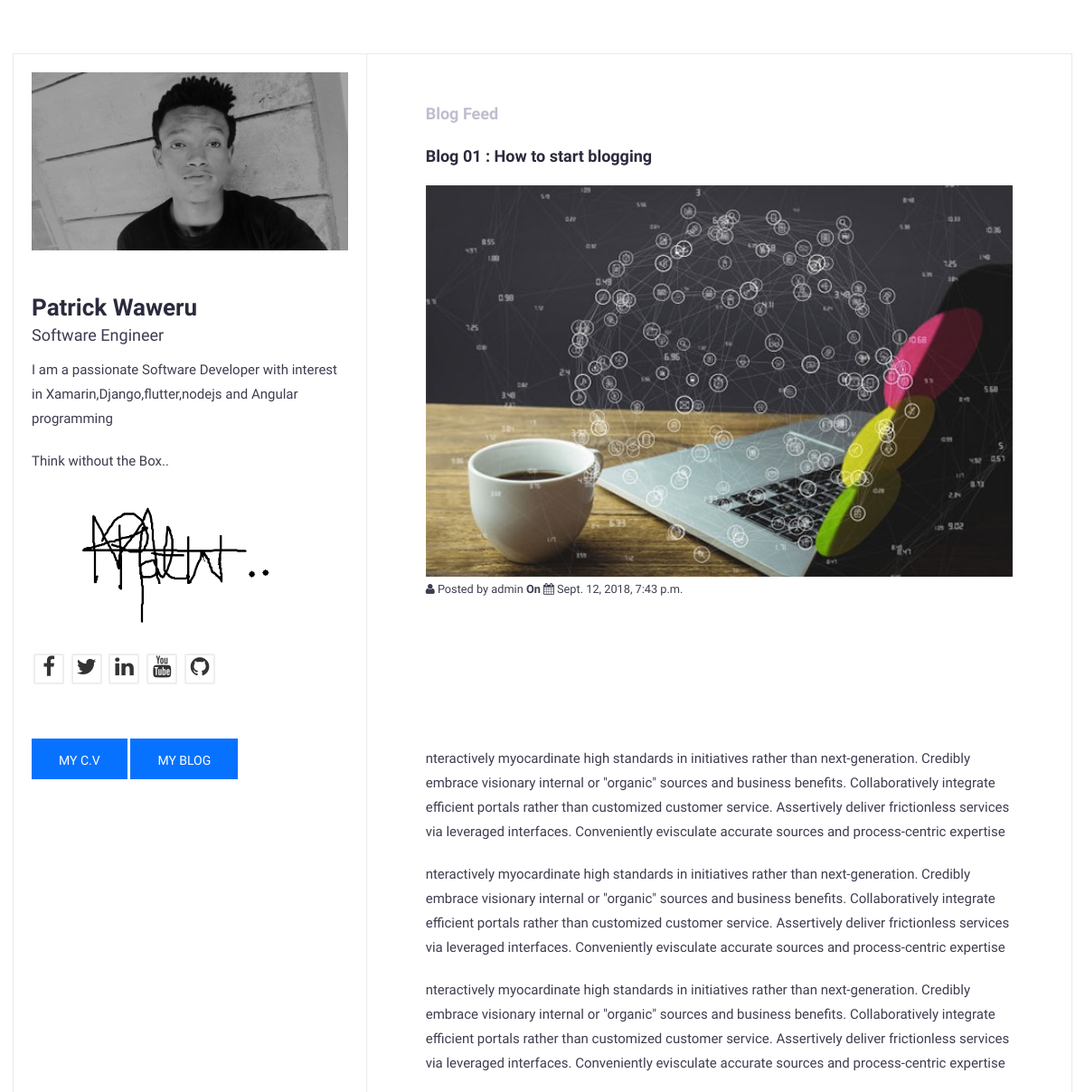
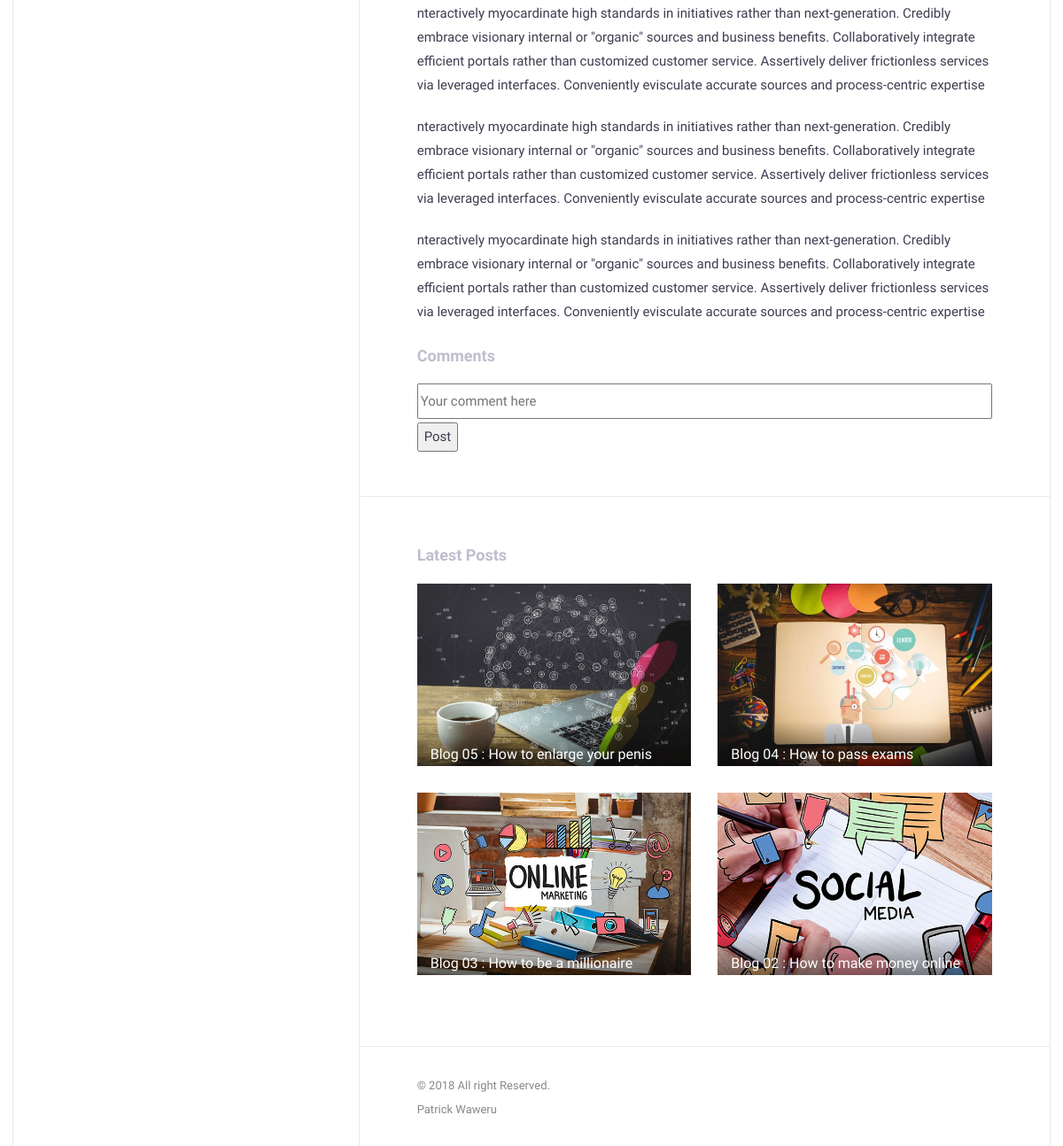
The page /blog/2018/09/12/Blog-01-How-to-start-blogging/ on the database its author committed (2 pictures, top to bottom).
### blog/models.py (models this page shows, shortened)
class Post(models.Model):
    STATUS_CHOICES = (
        ('draft', 'Draft'),
        ('published', 'Published'),
    )
    title = models.CharField(max_length=250)
    slug = models.SlugField(max_length=250, unique_for_date='publish')
    author = models.ForeignKey(User, related_name='blog_posts')
    imagew600h400 = models.ImageField()
    content = HTMLField('Content')
    publish = models.DateTimeField(default=timezone.now)
    created = models.DateTimeField(auto_now_add=True)
    updated = models.DateTimeField(auto_now=True)
    status = models.CharField(max_length=10, choices=STATUS_CHOICES, default='draft')
    objects = models.Manager()
    published = PublishedManager()
    class Meta:
        ordering = ('-publish',)
    def get_absolute_url(self):
        return reverse('blog:post_detail_view', args=[self.publish.year, self.publish.strftime('%m'),self.publish.strftime('%d'),self.slug])

### blog/views.py (the view)
def post_detail_view(request, year, month, day, post):
    object_list = Post.published.all()
    paginator = Paginator(object_list, 4) # 4 posts in each page
    page = request.GET.get('page')
    try:
        posts = paginator.page(page)
    except PageNotAnInteger:    # If page is not an integer deliver the first page
        posts = paginator.page(1)
    except EmptyPage:        # If page is out of range deliver last page of results
        posts = paginator.page(paginator.num_pages)
    post = get_object_or_404(Post, slug=post, status='published', publish__year=year, publish__month=month, publish__day=day)
    return render(request, 'blog/detail.html', {'post': post,'posts': posts})

### blog/models.py (called while the page is built)
    def get_queryset(self):
        return super(PublishedManager,self).get_queryset().filter(status='published')

### blog/templates/blog/detail.html (shortened to what this page needs)
{% extends "blog/master.html" %}
{% load static %}
{% block content %}
    <div class="row">
        <div class="col-md-12">
            <div class="expertise-item">
                <h2>{{ post.title }}</h2>
                <img style="width:100%" src="{{ post.imagew600h400.url }}" alt="">
                <small> <i class="fa fa-user" aria-hidden="true"></i> Posted by {{ post.author }} <b>On</b>
                    <i class="fa fa-calendar" aria-hidden="true"></i> {{ post.publish }}
                </small>
                <p> {{ post.content |safe }} </p>
            </div>
        </div>
    </div>
    <div class="section-title">
        <h2>Comments</h2>
    </div>
    <form>
        <input style="width:100%"  placeholder="Your comment here">
        <button style="margin-top:4px;" type="submit">Post</button>
    </form>
{% endblock %}

### blog/templates/blog/master.html (shortened to what this page needs)
{% load static %}
<!DOCTYPE html>
<html>
<head>
    <link href="{% static 'css/font-awesome.min.css' %}" rel="stylesheet">
    <link href="{% static 'css/bootstrap.min.css' %}" rel="stylesheet">
    <link href="{% static 'css/style.css' %}" rel="stylesheet">
</head>
<body id="page-top" data-spy="scroll" data-target=".navbar">
<div id="main-wrapper">
<div class="columns-block container">
<div class="left-col-block blocks">
    <header class="header theiaStickySidebar">
        <div class="profile-img">
            <img src="{% static 'img/img-profile.jpg' %}" class="img-responsive" alt=""/>
        </div>
        <div class="content">
            <h1>Patrick Waweru</h1>
            <span class="lead">Software Engineer</span>
            <div class="about-text">
                <p>
                I am a passionate Software Developer with interest in Xamarin,Django,flutter,nodejs and Angular programming
                </p>
                <p>Think without the Box..</p>
                <p><img src="{% static 'img/signature.png' %}" alt="" class="img-responsive"/></p>
            </div>
            <ul class="social-icon">
                <li><a href="#"><i class="fa fa-2x fa-facebook" aria-hidden="true"></i></a></li>
                <li><a href="#"><i class="fa fa-2x fa-twitter" aria-hidden="true"></i></a></li>
                <li><a href="#"><i class="fa fa-2x fa-linkedin" aria-hidden="true"></i></a></li>
                <li><a href="#"><i class="fa fa-2x fa-youtube" aria-hidden="true"></i></a></li>
                <li><a href="#"><i class="fa fa-2x fa-github" aria-hidden="true"></i></a></li>
            </ul>
            <a href ="/"><button type="submit" class="btn btn-primary">my C.V</button></a> <a href ="/blog"><button type="submit" class=" blog btn btn-primary">my BLOG</button></a>
        </div>
    </header>
</div>
<div class="right-col-block blocks">
<div class="theiaStickySidebar">
<section class="expertise-wrapper section-wrapper gray-bg">
    <div class="container-fluid">
        <div class="row">
            <div class="col-md-12">
                <div class="section-title">
                    <h2>Blog Feed</h2>
                </div>
            </div>
        </div>
        {% block content %}
        {% endblock %}
    </div>
</section>
<div class="lastest">
<section class="section-wrapper portfolio-section">
    <div class="container-fluid">
        <div class="row">
            <div class="col-md-12">
                <div class="section-title">
                    <h2>Latest Posts</h2>
                </div>
            </div>
        </div>
        <div class="row">
            {% for post in posts %}
            <div class="col-md-6">
                <a class="portfolio-item" href=" {{ post.get_absolute_url }} ">
                    <div class="portfolio-thumb">
                        <img src="{{ post.imagew600h400.url }}" alt="">
                    </div>
                    <div class="portfolio-info">
                        <h3>{{ post.title }}</h3>
                    </div>
                </a>
            </div>
            {% endfor %}
        </div>
    </div>
</section>
</div>
<footer class="footer">
    <div class="copyright-section">
        <div class="container-fluid">
            <div class="row">
                <div class="col-md-12">
                    <div class="copytext">&copy 2018 All right Reserved.<br> Patrick Waweru </div>
                </div>
            </div>
        </div>
    </div>
</footer>
</div>
</div>
</div>
</div>
</body>
</html>

### blog/static/css/style.css (style rules this page uses)
body { font-family : 'Hind', sans-serif; font-size : 15px; line-height : 1.8em; color : #3d3d50; font-weight : 300; background : url("../img/pattern-bg.html") fixed; }
h1, h2, h3, h4, h5, h6 { margin : 0 0 15px; color : #2b2b3d; }
h1 { font-size : 26px; line-height : 1.8em; font-weight : 700; }
h2 { font-size : 18px; line-height : 1.8em; font-weight : 700; }
h3 { font-size : 16px; line-height : 1.8em; font-weight : 500; }
a { color : rgb(7, 114, 255); text-decoration : none; -webkit-transition : all 0.3s ease 0s; -moz-transition : all 0.3s ease 0s; -o-transition : all 0.3s ease 0s; transition : all 0.3s ease 0s; }
a, a:active, a:focus, a:active { text-decoration : none; outline : none }
p { margin-bottom : 20px; }
ul { margin : 0; padding : 0; list-style : none; }
.btn { padding : 14px 30px 11px; margin-bottom : 0; font-size : 14px; font-weight : 500; border-radius : 0; border : 0; text-transform : uppercase; }
.btn-primary { background-color : rgb(7, 114, 255); }
.columns-block { display : -webkit-flex; display : flex; -webkit-flex-direction : row; flex-direction : row; margin : 60px auto; padding : 0; box-shadow : 0 0 0 1px #eaeaea; }
.blocks { box-sizing : border-box; }
.left-col-block { overflow : hidden; -webkit-flex : 1 0 0; flex : 1 0 0; position : relative; background : rgba(255, 255, 255, .8); border-right : 1px solid #eaeaea; }
.right-col-block { -webkit-flex : 2 0 0; flex : 2 0 0; position : relative; background : #ffffff; }
.gray-bg { background-color : #ffffff; }
#main-wrapper { overflow : hidden; }
.section-wrapper { padding : 50px; border-bottom : 1px solid #eaeaea; }
.section-title { margin-bottom : 15px; }
.section-title h2 { margin-bottom : 5px; color : #bebece; }
.header { padding : 20px !important; margin : 0; position : relative; }
.header .profile-img { margin-bottom : 50px; }
.header .content { width : 100%; margin : 0 auto; }
.header .content h1 { line-height : 1; margin : 0 0 5px; }
.header .content .lead { font-size : 18px; }
.header .content .about-text { margin : 10px 0; }
.header .btn { margin-top : 40px; }
.social-icon { margin : 20px 0; padding : 0; display : block; }
.social-icon li { display : inline-block; margin : 0 2px; }
.social-icon li a { display : block; font-size : 12px; color : #333333; width : 34px; height : 34px; line-height : 33px; text-align : center; border-radius : 2px; border : 2px solid #eeeeee; }
.expertise-item { margin-bottom : 20px; }
.portfolio-item { position : relative; display : block; margin-bottom : 30px; }
.portfolio-item .portfolio-thumb img { height : auto; display : block; max-width : 100%; }
.portfolio-item .portfolio-info { position : absolute; bottom : 0; padding : 30px 15px 5px; width : 100%; background : -webkit-linear-gradient( top, transparent 0%, rgba(0, 0, 0, 0.5) 100% ); }
.portfolio-item .portfolio-info h3 { margin : 0; line-height : 1; color : #ffffff; }
.footer { padding : 30px 50px; }
.footer .copyright-section { font-size : 13px; color : #888888; }
.footer .copyright-section .copytext { font-weight : 400; display : block; }

### blog/templates/blog/master.html (style rules this page uses)
input { width: 100%; height: 40px; }

### rows shown on the page
Post: title "Blog 01 : How to start blogging", imagew600h400 (picture), author "admin", publish "Sept. 12, 2018, 7:43 p.m.", content "nteractively myocardinate high standards in initiatives rather than next-generation. Credibly embrace visionary internal or \"organic\" sources and business benefits. Collaboratively integrate efficient portals rather than customized customer service. Assertively deliver frictionless services via leveraged interfaces. Conveniently evisculate accurate sources and process-centric expertise nteractively myocardinate high standards in initiatives rather than next-generation. Credibly embrace visionary internal or \"organic\" sources and business benefits. Collaboratively integrate efficient portals rather than customized customer service. Assertively deliver frictionless services via leveraged…"
Post: imagew600h400 (picture), title "Blog 05 : How to enlarge your penis"
Post: imagew600h400 (picture), title "Blog 04 : How to pass exams"
Post: imagew600h400 (picture), title "Blog 03 : How to be a millionaire"
Post: imagew600h400 (picture), title "Blog 02 : How to make money online"
